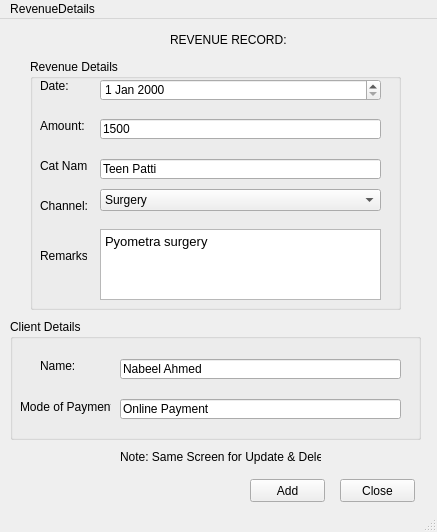
<?xml version="1.0" encoding="UTF-8"?>
<ui version="4.0">
 <class>MainWindow</class>
 <widget class="QMainWindow" name="MainWindow">
  <property name="geometry">
   <rect>
    <x>0</x>
    <y>0</y>
    <width>437</width>
    <height>532</height>
   </rect>
  </property>
  <property name="windowTitle">
   <string>MainWindow</string>
  </property>
  <widget class="QWidget" name="centralwidget">
   <widget class="QPushButton" name="pushButton">
    <property name="geometry">
     <rect>
      <x>620</x>
      <y>760</y>
      <width>75</width>
      <height>23</height>
     </rect>
    </property>
    <property name="text">
     <string>Add</string>
    </property>
   </widget>
   <widget class="QLabel" name="label_9">
    <property name="geometry">
     <rect>
      <x>510</x>
      <y>720</y>
      <width>201</width>
      <height>16</height>
     </rect>
    </property>
    <property name="text">
     <string>Note: Same Screen for Update &amp; Delete</string>
    </property>
   </widget>
   <widget class="QPushButton" name="pushButton_2">
    <property name="geometry">
     <rect>
      <x>710</x>
      <y>760</y>
      <width>75</width>
      <height>23</height>
     </rect>
    </property>
    <property name="text">
     <string>Close</string>
    </property>
   </widget>
   <widget class="QPushButton" name="pushButton_3">
    <property name="geometry">
     <rect>
      <x>620</x>
      <y>760</y>
      <width>75</width>
      <height>23</height>
     </rect>
    </property>
    <property name="text">
     <string>Add</string>
    </property>
   </widget>
   <widget class="QLabel" name="label_23">
    <property name="geometry">
     <rect>
      <x>510</x>
      <y>720</y>
      <width>201</width>
      <height>16</height>
     </rect>
    </property>
    <property name="text">
     <string>Note: Same Screen for Update &amp; Delete</string>
    </property>
   </widget>
   <widget class="QPushButton" name="pushButton_4">
    <property name="geometry">
     <rect>
      <x>710</x>
      <y>760</y>
      <width>75</width>
      <height>23</height>
     </rect>
    </property>
    <property name="text">
     <string>Close</string>
    </property>
   </widget>
   <widget class="QPushButton" name="pushButton_5">
    <property name="geometry">
     <rect>
      <x>250</x>
      <y>460</y>
      <width>75</width>
      <height>23</height>
     </rect>
    </property>
    <property name="text">
     <string>Add</string>
    </property>
   </widget>
   <widget class="QLabel" name="label_29">
    <property name="geometry">
     <rect>
      <x>120</x>
      <y>430</y>
      <width>201</width>
      <height>16</height>
     </rect>
    </property>
    <property name="text">
     <string>Note: Same Screen for Update &amp; Delete</string>
    </property>
   </widget>
   <widget class="QPushButton" name="pushButton_6">
    <property name="geometry">
     <rect>
      <x>340</x>
      <y>460</y>
      <width>75</width>
      <height>23</height>
     </rect>
    </property>
    <property name="text">
     <string>Close</string>
    </property>
   </widget>
   <widget class="QGroupBox" name="groupBox_6">
    <property name="geometry">
     <rect>
      <x>10</x>
      <y>300</y>
      <width>411</width>
      <height>121</height>
     </rect>
    </property>
    <property name="title">
     <string>Client Details</string>
    </property>
    <widget class="QLabel" name="label_30">
     <property name="geometry">
      <rect>
       <x>30</x>
       <y>40</y>
       <width>47</width>
       <height>13</height>
      </rect>
     </property>
     <property name="text">
      <string>Name:</string>
     </property>
    </widget>
    <widget class="QLineEdit" name="lineEdit_19">
     <property name="geometry">
      <rect>
       <x>110</x>
       <y>40</y>
       <width>281</width>
       <height>20</height>
      </rect>
     </property>
     <property name="text">
      <string>Nabeel Ahmed</string>
     </property>
    </widget>
    <widget class="QLineEdit" name="lineEdit_20">
     <property name="geometry">
      <rect>
       <x>110</x>
       <y>80</y>
       <width>281</width>
       <height>20</height>
      </rect>
     </property>
     <property name="text">
      <string>Online Payment</string>
     </property>
    </widget>
    <widget class="QLabel" name="label_31">
     <property name="geometry">
      <rect>
       <x>10</x>
       <y>80</y>
       <width>91</width>
       <height>16</height>
      </rect>
     </property>
     <property name="text">
      <string>Mode of Payment:</string>
     </property>
    </widget>
   </widget>
   <widget class="QLabel" name="label_32">
    <property name="geometry">
     <rect>
      <x>170</x>
      <y>10</y>
      <width>181</width>
      <height>21</height>
     </rect>
    </property>
    <property name="text">
     <string>REVENUE RECORD:</string>
    </property>
   </widget>
   <widget class="QGroupBox" name="groupBox_7">
    <property name="geometry">
     <rect>
      <x>30</x>
      <y>40</y>
      <width>371</width>
      <height>251</height>
     </rect>
    </property>
    <property name="title">
     <string>Revenue Details</string>
    </property>
    <widget class="QDateEdit" name="dateEdit_7">
     <property name="geometry">
      <rect>
       <x>70</x>
       <y>20</y>
       <width>281</width>
       <height>22</height>
      </rect>
     </property>
    </widget>
    <widget class="QLabel" name="label_33">
     <property name="geometry">
      <rect>
       <x>10</x>
       <y>20</y>
       <width>47</width>
       <height>13</height>
      </rect>
     </property>
     <property name="text">
      <string>Date:</string>
     </property>
    </widget>
    <widget class="QLabel" name="label_34">
     <property name="geometry">
      <rect>
       <x>10</x>
       <y>60</y>
       <width>47</width>
       <height>13</height>
      </rect>
     </property>
     <property name="text">
      <string>Amount:</string>
     </property>
    </widget>
    <widget class="QLineEdit" name="lineEdit_21">
     <property name="geometry">
      <rect>
       <x>70</x>
       <y>60</y>
       <width>281</width>
       <height>20</height>
      </rect>
     </property>
     <property name="text">
      <string>1500</string>
     </property>
    </widget>
    <widget class="QLabel" name="label_35">
     <property name="geometry">
      <rect>
       <x>10</x>
       <y>100</y>
       <width>47</width>
       <height>13</height>
      </rect>
     </property>
     <property name="text">
      <string>Cat Name:</string>
     </property>
    </widget>
    <widget class="QLabel" name="label_36">
     <property name="geometry">
      <rect>
       <x>10</x>
       <y>140</y>
       <width>47</width>
       <height>13</height>
      </rect>
     </property>
     <property name="text">
      <string>Channel:</string>
     </property>
    </widget>
    <widget class="QLabel" name="label_37">
     <property name="geometry">
      <rect>
       <x>10</x>
       <y>190</y>
       <width>47</width>
       <height>13</height>
      </rect>
     </property>
     <property name="text">
      <string>Remarks:</string>
     </property>
    </widget>
    <widget class="QTextEdit" name="textEdit_2">
     <property name="geometry">
      <rect>
       <x>70</x>
       <y>170</y>
       <width>281</width>
       <height>71</height>
      </rect>
     </property>
     <property name="html">
      <string>&lt;!DOCTYPE HTML PUBLIC &quot;-//W3C//DTD HTML 4.0//EN&quot; &quot;http://www.w3.org/TR/REC-html40/strict.dtd&quot;&gt;
&lt;html&gt;&lt;head&gt;&lt;meta name=&quot;qrichtext&quot; content=&quot;1&quot; /&gt;&lt;style type=&quot;text/css&quot;&gt;
p, li { white-space: pre-wrap; }
&lt;/style&gt;&lt;/head&gt;&lt;body style=&quot; font-family:'MS Shell Dlg 2'; font-size:8.25pt; font-weight:400; font-style:normal;&quot;&gt;
&lt;p style=&quot; margin-top:0px; margin-bottom:0px; margin-left:0px; margin-right:0px; -qt-block-indent:0; text-indent:0px;&quot;&gt;&lt;span style=&quot; font-family:'Arial'; font-size:10pt;&quot;&gt;Pyometra surgery&lt;/span&gt;&lt;/p&gt;&lt;/body&gt;&lt;/html&gt;</string>
     </property>
    </widget>
    <widget class="QLineEdit" name="lineEdit_22">
     <property name="geometry">
      <rect>
       <x>70</x>
       <y>100</y>
       <width>281</width>
       <height>20</height>
      </rect>
     </property>
     <property name="text">
      <string>Teen Patti</string>
     </property>
    </widget>
    <widget class="QComboBox" name="comboBox">
     <property name="geometry">
      <rect>
       <x>70</x>
       <y>130</y>
       <width>281</width>
       <height>22</height>
      </rect>
     </property>
     <item>
      <property name="text">
       <string>Surgery</string>
      </property>
     </item>
     <item>
      <property name="text">
       <string>Selling Goods</string>
      </property>
     </item>
    </widget>
   </widget>
  </widget>
  <widget class="QMenuBar" name="menubar">
   <property name="geometry">
    <rect>
     <x>0</x>
     <y>0</y>
     <width>437</width>
     <height>21</height>
    </rect>
   </property>
   <widget class="QMenu" name="menuRevenueDetails">
    <property name="title">
     <string>RevenueDetails</string>
    </property>
   </widget>
   <addaction name="menuRevenueDetails"/>
  </widget>
  <widget class="QStatusBar" name="statusbar"/>
 </widget>
 <resources/>
 <connections/>
</ui>
